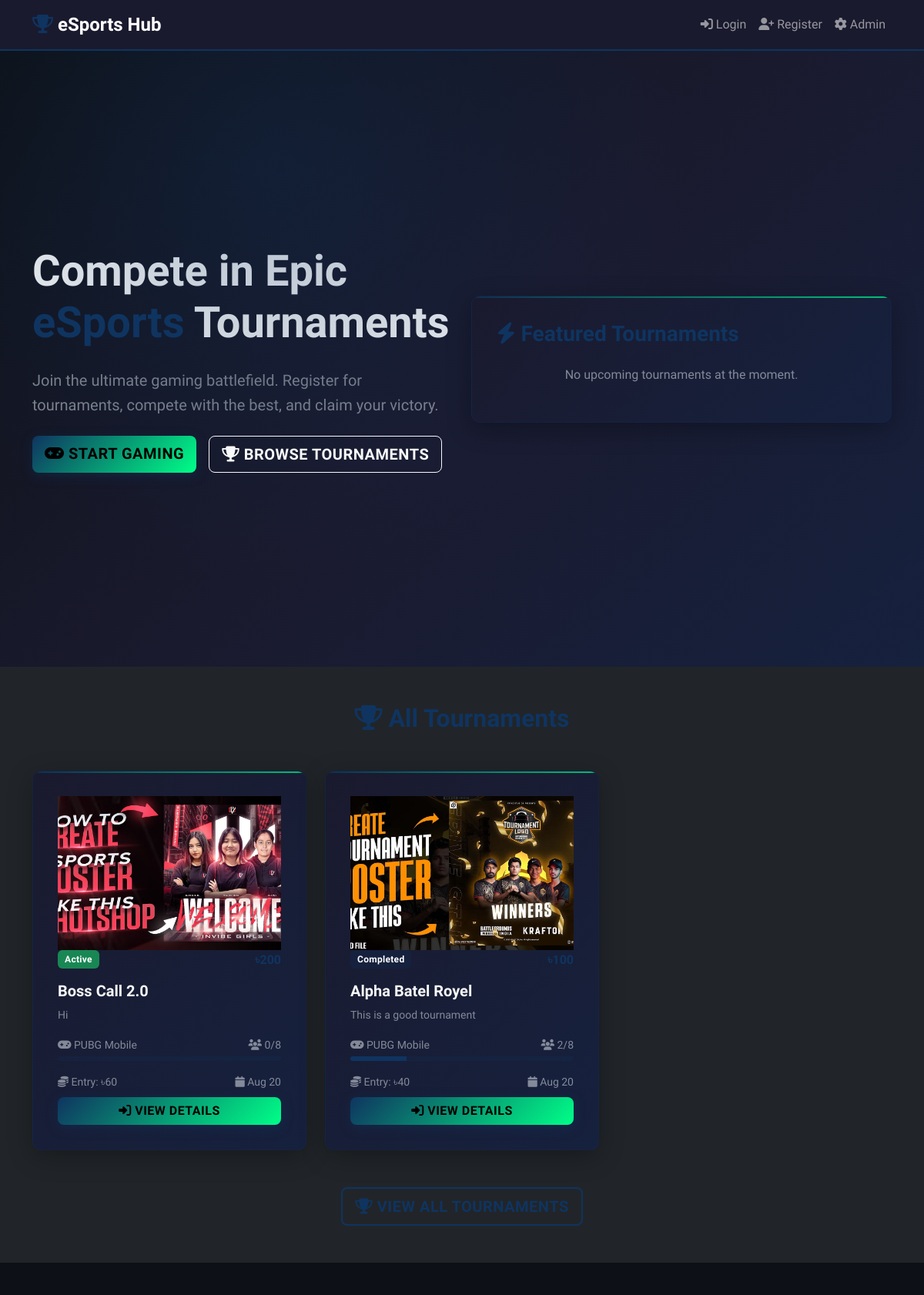
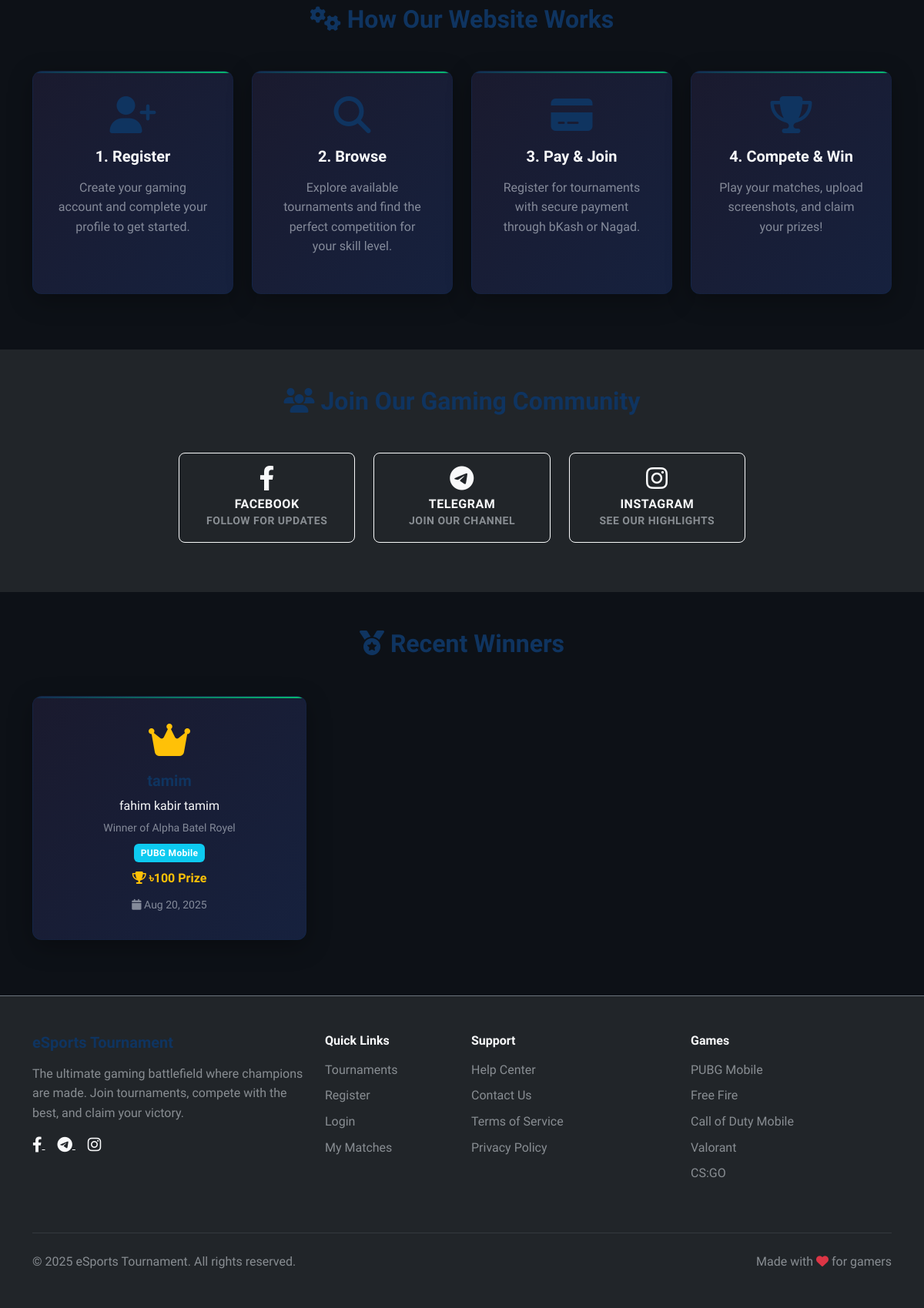
The page / on the database its author committed (2 pictures, top to bottom).
### tables this page shows
CREATE TABLE tournaments (
                    id INTEGER PRIMARY KEY AUTOINCREMENT,
                    name VARCHAR(200) NOT NULL,
                    description TEXT,
                    game_type VARCHAR(100) NOT NULL,
                    max_teams INTEGER NOT NULL,
                    entry_fee DECIMAL(10,2) DEFAULT 0,
                    prize_pool DECIMAL(10,2) DEFAULT 0,
                    start_date DATETIME,
                    end_date DATETIME,
                    status VARCHAR(20) DEFAULT 'upcoming',
                    thumbnail VARCHAR(255),
                    created_at DATETIME DEFAULT CURRENT_TIMESTAMP,
                    updated_at DATETIME DEFAULT CURRENT_TIMESTAMP
                , winner_id INTEGER, runner_up_id INTEGER, third_place_id INTEGER, winner_prize DECIMAL(10,2) DEFAULT 0.00, runner_up_prize DECIMAL(10,2) DEFAULT 0.00, third_place_prize DECIMAL(10,2) DEFAULT 0.00);

### index.php (the view, shortened to what the rows shown need)
<?php
require_once 'config/config.php';
?>
<!DOCTYPE html>
<html lang="en">
<head>
    <link href="https://cdn.jsdelivr.net/npm/bootstrap@5.3.0/dist/css/bootstrap.min.css" rel="stylesheet">
    <link rel="stylesheet" href="https://cdnjs.cloudflare.com/ajax/libs/font-awesome/6.4.0/css/all.min.css">
    <link rel="stylesheet" href="assets/css/style.css">
</head>
<body>
    <div class="hero-section">
        <div class="container">
            <div class="row align-items-center min-vh-100">
                <div class="col-lg-6">
                    <h1 class="display-4 fw-bold text-light mb-4">
                        Compete in Epic <span class="text-accent">eSports</span> Tournaments
                    </h1>
                </div>
            </div>
        </div>
    </div>
    <section class="py-5 bg-dark">
        <div class="container">
            <div class="row">
                <div class="col-12">
                    <h2 class="text-center text-accent mb-5">
                        <i class="fas fa-trophy"></i> All Tournaments
                    </h2>
                </div>
            </div>
            <div class="row">
                <?php
                try {
                    $stmt = $pdo->prepare("
                        SELECT t.*, COUNT(tr.id) as registered_teams
                        FROM tournaments t
                        LEFT JOIN tournament_registrations tr ON t.id = tr.tournament_id AND tr.status = 'approved'
                        GROUP BY t.id, t.name, t.description, t.game_type, t.max_teams, t.entry_fee, t.prize_pool, t.start_date, t.end_date, t.status, t.created_at, t.updated_at, t.thumbnail
                        ORDER BY t.created_at DESC
                        LIMIT 6
                    ");
                    $stmt->execute();
                    $allTournaments = $stmt->fetchAll();
                    if ($allTournaments):
                        foreach ($allTournaments as $tournament):
                            $percentage = ($tournament['registered_teams'] / $tournament['max_teams']) * 100;
                            $statusColor = $tournament['status'] === 'upcoming' ? 'info' : ($tournament['status'] === 'active' ? 'success' : 'secondary');
                ?>
                <div class="col-lg-4 col-md-6 mb-4">
                    <div class="gaming-card h-100">
                        <?php if ($tournament['thumbnail']): ?>
                            <img src="<?= htmlspecialchars($tournament['thumbnail']) ?>"
                                 class="card-img-top" style="height: 200px; object-fit: cover;"
                                 alt="<?= htmlspecialchars($tournament['name']) ?>">
                        <?php else: ?>
                            <div class="bg-secondary d-flex align-items-center justify-content-center" style="height: 200px;">
                                <i class="fas fa-gamepad fa-4x text-light-50"></i>
                            </div>
                        <?php endif; ?>
                        <div class="card-body d-flex flex-column">
                            <div class="d-flex justify-content-between align-items-start mb-3">
                                <span class="badge bg-<?= $statusColor ?>"><?= ucfirst($tournament['status']) ?></span>
                                <span class="text-accent fw-bold">৳<?= number_format($tournament['prize_pool']) ?></span>
                            </div>
                            <h5 class="text-light mb-2"><?= htmlspecialchars($tournament['name']) ?></h5>
                            <p class="text-light-50 small mb-3"><?= htmlspecialchars($tournament['description']) ?></p>
                            <div class="mb-3">
                                <div class="d-flex justify-content-between text-light-50 small mb-1">
                                    <span><i class="fas fa-gamepad"></i> <?= htmlspecialchars($tournament['game_type']) ?></span>
                                    <span><i class="fas fa-users"></i> <?= $tournament['registered_teams'] ?>/<?= $tournament['max_teams'] ?></span>
                                </div>
                                <div class="progress" style="height: 6px;">
                                    <div class="progress-bar bg-accent" style="width: <?= $percentage ?>%"></div>
                                </div>
                            </div>
                            <div class="mt-auto">
                                <div class="d-flex justify-content-between text-light-50 small mb-2">
                                    <span><i class="fas fa-coins"></i> Entry: ৳<?= number_format($tournament['entry_fee']) ?></span>
                                    <span><i class="fas fa-calendar"></i> <?= date('M j', strtotime($tournament['start_date'])) ?></span>
                                </div>
                                <a href="user/tournaments.php?id=<?= $tournament['id'] ?>" class="btn btn-accent w-100">
                                    <i class="fas fa-sign-in-alt"></i> View Details
                                </a>
                            </div>
                        </div>
                    </div>
                </div>
                <?php
                        endforeach;
                endif; ?>
                <?php } catch (Exception $e) {  } ?>
            </div>
        </div>
    </section>
    <section class="py-5">
        <div class="container">
            <div class="row">
                <div class="col-12">
                    <h2 class="text-center text-accent mb-5">
                        <i class="fas fa-cogs"></i> How Our Website Works
                    </h2>
                </div>
            </div>
        </div>
    </section>
    <section class="py-5 bg-dark">
        <div class="container">
            <div class="row">
                <div class="col-12">
                    <h2 class="text-center text-accent mb-5">
                        <i class="fas fa-users"></i> Join Our Gaming Community
                    </h2>
                </div>
            </div>
        </div>
    </section>
    <section class="py-5">
        <div class="container">
            <div class="row">
                <div class="col-12">
                    <h2 class="text-center text-accent mb-5">
                        <i class="fas fa-medal"></i> Recent Winners
                    </h2>
                </div>
            </div>
        </div>
    </section>
</body>
</html>

### rows shown on the page
tournaments: thumbnail (picture), status "Active", name "Boss Call 2.0", description "Hi", game_type "PUBG Mobile", registered_teams "0", max_teams "8", entry_fee "60", start_date "Aug 20"
tournaments: thumbnail (picture), status "Completed", name "Alpha Batel Royel", description "This is a good tournament", game_type "PUBG Mobile", registered_teams "2", max_teams "8", $percentage 25 (drawn), entry_fee "40", start_date "Aug 20"

### other values the page prints
$winner['full_name'] "fahim kabir tamim"
$winner['tournament_name'] "Alpha Batel Royel"
$winner['game_type'] "PUBG Mobile"
$winner['prize_pool'] "100"
date('M j, Y', strtotime($winner['completed_at'])) "Aug 20, 2025"
